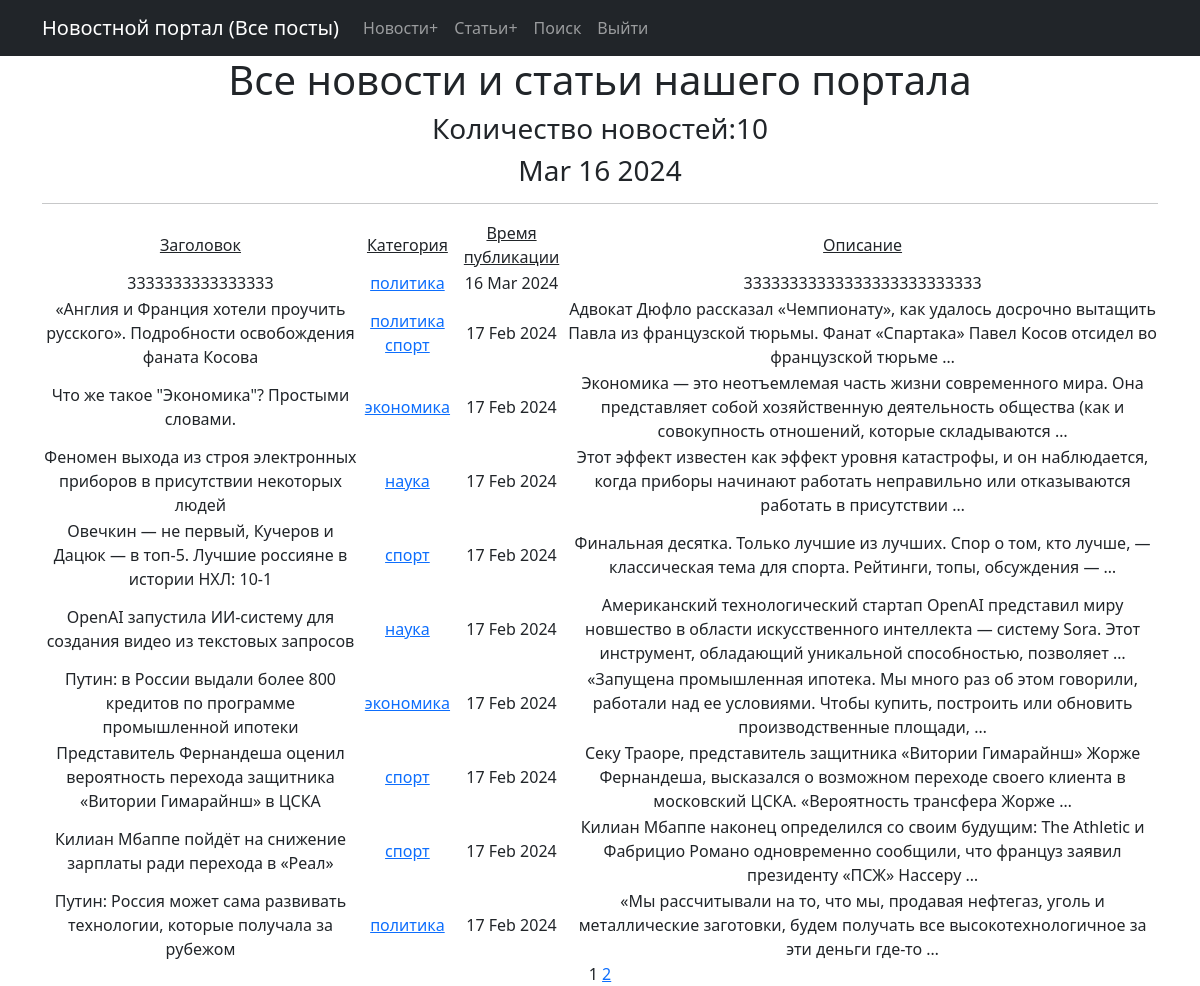
Page /post/ on the committed database.
### news/models.py (models this page shows, shortened)
class Post(models.Model):
    author = models.ForeignKey(Author, on_delete=models.CASCADE)
    post_type = models.CharField(max_length=2, choices=POST_TYPES,
                                 default=news)
    date_in = models.DateTimeField(auto_now_add=True)
    category = models.ManyToManyField(Category, through="PostCategory")
    title = models.CharField(max_length=255)
    text = models.TextField()
    rating = models.IntegerField(default=0)

class Category(models.Model):
    cat_name = models.CharField(max_length=25, unique=True)
    subscribers = models.ManyToManyField(User, related_name='categories')
    def __str__(self):
        return self.cat_name

### news/views.py (the view)
# urls.py: path('post/', PostList.as_view(), name='post'),
class PostList(ListView):
    model = Post
    ordering = '-date_in'
    template_name = 'flatpages/post.html'
    context_object_name = 'post'
    paginate_by = 10

### news/templatetags/censor.py (called while the page is built)
@register.filter()
def censor(value):
    swearing = ['европейские', 'кофе']
    if not isinstance(value, str):
        raise TypeError()
    for word in value.split():
        if word.lower() in swearing:
            value = value.replace(word, f"{word[0]}{'*' * (len(word) - 1)}")
    return value

### news/templatetags/custom_tags.py (called while the page is built)
@register.simple_tag()
def current_time(format_string='%b %d %Y'):
    return datetime.utcnow().strftime(format_string)

### templates/flatpages/post.html (shortened to what this page needs)
{% extends 'flatpages/default.html' %}
{% load censor %}
{% load custom_tags %}
{% block content %}
    <h1>Все новости и статьи нашего портала</h1>
    <h3>Количество новостей:{{ post|length }}</h3>
    <h3>{% current_time '%b %d %Y' %}</h3>
    <hr>
    {% if post %}
        <table>
            <tr>
                <td><u>Заголовок</u></td>
                <td><u>Категория</u></td>
                <td><u>Время публикации</u></td>
                <td><u>Описание</u></td>
            {% for i in post %}
            </tr>
            <tr>
                <td>{{ i.title|censor }}</td>
                <td>
                    {% for category in i.category.all %}
                        <a href="{% url 'category_list' category.id %}">{{ category }}</a>
                    {% endfor %}
                </td>
                <td>{{ i.date_in|date:'d M Y' }}</td>
                <td>{{ i.text|truncatewords:20|censor }}</td>
            </tr>
            {% endfor %}
        </table>
    {% else %}
        <h2>Нет новостей</h2>
    {% endif %}
    {{ page_obj.number }}
    {% if page_obj.has_next %}
       <a href="?page={{ page_obj.next_page_number }}">{{ page_obj.next_page_number }}</a>
   {% endif %}
{% endblock content %}

### templates/flatpages/default.html (shortened to what this page needs)
<!DOCTYPE html>
<html lang="en">
    <head>
        {% load static %}
        <link href="{% static 'css/styles.css' %}" rel="stylesheet" />
    </head>
    <body>
        <nav class="navbar navbar-expand-lg navbar-dark bg-dark static-top">
            <div class="container">
                <a class="navbar-brand" href="/post/">Новостной портал (Все посты)</a>
                <div class="collapse navbar-collapse" id="navbarResponsive">
                    <ul class="navbar-nav ml-auto">
                        <li class="nav-item">
                            <a class="nav-link" href="/news/create/">Новости+</a>
                        </li>
                        <li class="nav-item">
                            <a class="nav-link" href="/articles/create/">Статьи+</a>
                        </li>
                        <li class="nav-item">
                            <a class="nav-link" href="/post/search/">Поиск</a>
                        </li>
                        <li class="nav-item">
                            <a class="nav-link" href="/accounts/logout/">Выйти</a>
                        </li>
                    </ul>
                </div>
            </div>
        </nav>
        <div class="container">
            <div class="row">
                <div class="col-lg-12 text-center">
                    {% block content %}{% endblock content %}
                </div>
            </div>
        </div>
    </body>
</html>

### rows in the picture
Post: title|censor "3333333333333333", date_in "16 Mar 2024", text|censor "33333333333333333333333333"
Category: cat_name "политика"
Post: title|censor "«Англия и Франция хотели проучить русского». Подробности освобождения фаната Косова", date_in "17 Feb 2024", text|censor "Адвокат Дюфло рассказал «Чемпионату», как удалось досрочно вытащить Павла из французской тюрьмы. Фанат «Спартака» Павел Косов отсидел во французской тюрьме …"
Category: cat_name "спорт"
Post: title|censor "Что же такое \"Экономика\"? Простыми словами.", date_in "17 Feb 2024", text|censor "Экономика — это неотъемлемая часть жизни современного мира. Она представляет собой хозяйственную деятельность общества (как и совокупность отношений, которые складываются …"
Category: cat_name "экономика"
Post: title|censor "Феномен выхода из строя электронных приборов в присутствии некоторых людей", date_in "17 Feb 2024", text|censor "Этот эффект известен как эффект уровня катастрофы, и он наблюдается, когда приборы начинают работать неправильно или отказываются работать в присутствии …"
Category: cat_name "наука"
Post: title|censor "Овечкин — не первый, Кучеров и Дацюк — в топ-5. Лучшие россияне в истории НХЛ: 10-1", date_in "17 Feb 2024", text|censor "Финальная десятка. Только лучшие из лучших. Спор о том, кто лучше, — классическая тема для спорта. Рейтинги, топы, обсуждения — …"
Post: title|censor "OpenAI запустила ИИ-систему для создания видео из текстовых запросов", date_in "17 Feb 2024", text|censor "Американский технологический стартап OpenAI представил миру новшество в области искусственного интеллекта — систему Sora. Этот инструмент, обладающий уникальной способностью, позволяет …"
Post: title|censor "Путин: в России выдали более 800 кредитов по программе промышленной ипотеки", date_in "17 Feb 2024", text|censor "«Запущена промышленная ипотека. Мы много раз об этом говорили, работали над ее условиями. Чтобы купить, построить или обновить производственные площади, …"
Post: title|censor "Представитель Фернандеша оценил вероятность перехода защитника «Витории Гимарайнш» в ЦСКА", date_in "17 Feb 2024", text|censor "Секу Траоре, представитель защитника «Витории Гимарайнш» Жорже Фернандеша, высказался о возможном переходе своего клиента в московский ЦСКА. «Вероятность трансфера Жорже …"
Post: title|censor "Килиан Мбаппе пойдёт на снижение зарплаты ради перехода в «Реал»", date_in "17 Feb 2024", text|censor "Килиан Мбаппе наконец определился со своим будущим: The Athletic и Фабрицио Романо одновременно сообщили, что француз заявил президенту «ПСЖ» Нассеру …"
Post: title|censor "Путин: Россия может сама развивать технологии, которые получала за рубежом", date_in "17 Feb 2024", text|censor "«Мы рассчитывали на то, что мы, продавая нефтегаз, уголь и металлические заготовки, будем получать все высокотехнологичное за эти деньги где-то …"

### other values in the picture
{{ post|length }} "10"
{{ page_obj.number }} "1"
{{ page_obj.next_page_number }} "2"
